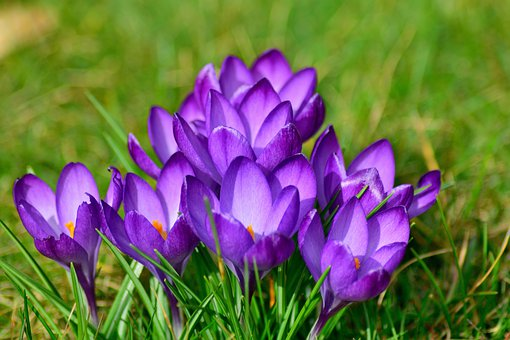
#> input picture Python/OpenCV/Photos/flower.jpg, 510 x 340 px
$ python test2.py
#> lines starting #> are read from the running program, lines starting #| are printed output that depends on the picture
import cv2
import numpy as np
import matplotlib.pyplot as plt

def imageNev(im):
    h,w=im.shape
    newIm=np.zeros([h,w]).astype(np.uint8)

    for i in range(h):
        for j in range(w):
            newIm[i][j]=255-im[i][j]
    return(newIm)

def imagechannels(im):
    h,w,c=im.shape
    rIm=np.zeros([h,w]).astype(np.uint8)
    gIm=np.zeros([h,w]).astype(np.uint8)
    bIm=np.zeros([h,w]).astype(np.uint8)

    for i in range(h):
        for j in range(w):
            rIm[i][j]=im[i][j][2]
            gIm[i][j]=im[i][j][1]
            bIm[i][j]=im[i][j][0]
    return rIm, gIm, bIm

im1=plt.imread('Photos/flower.jpg',1)
#> im1 is the input picture: shape (340, 510, 3); mean R, G, B 109.1, 107, 84.8
im2=cv2.imread('Photos/flower.jpg',0)
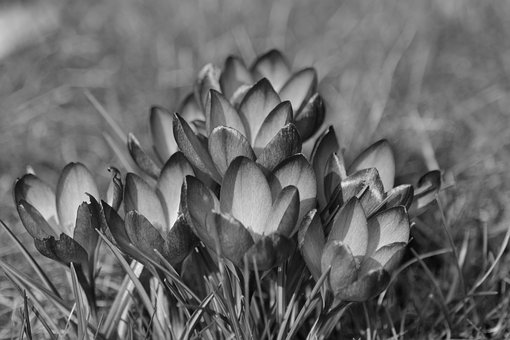
#> im2: shape (340, 510); min 0, max 255, mean 105
im3=imageNev(im2)
#> after the loop in imageNev, `for i in range(h):`:
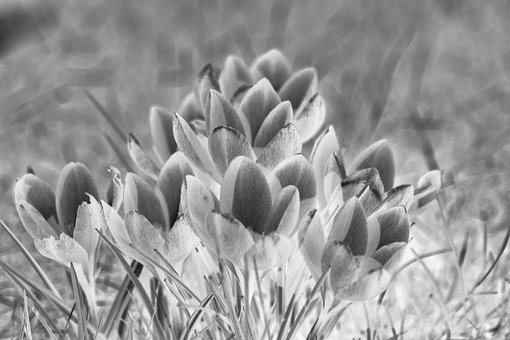
#> newIm: shape (340, 510); min 0, max 255, mean 150
im4, im5, im6=imagechannels(im1)
#> after the loop in imagechannels, `for i in range(h):`:
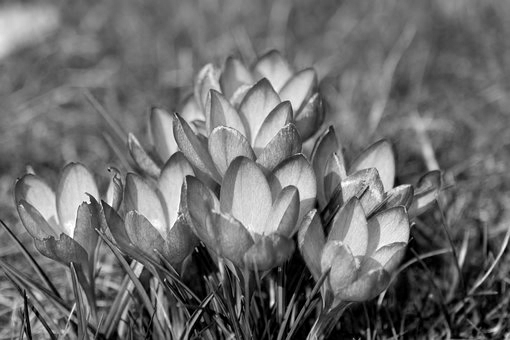
#> bIm: shape (340, 510); min 0, max 255, mean 109.1
#> after the loop in imagechannels, `for i in range(h):`:
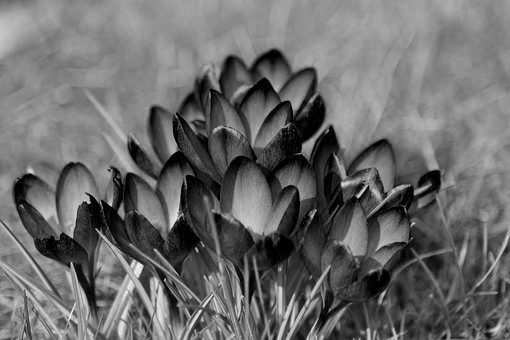
#> gIm: shape (340, 510); min 0, max 255, mean 107
#> after the loop in imagechannels, `for i in range(h):`:
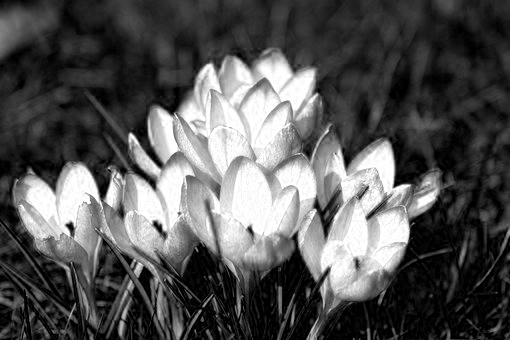
#> rIm: shape (340, 510); min 0, max 255, mean 84.8

fig, axs=plt.subplots(2,3)

axs[0,0].imshow(im1)
axs[0,0].set_title('ACTUAL COLOR IMAGE IMAGE')
axs[0,1].imshow(im2,cmap='gray')
axs[0,1].set_title('GRAY IMAGE')
axs[0,2].imshow(im3)
axs[0,2].set_title('NEGATIVE IMAGE')

axs[1,0].imshow(im4)
axs[1,0].set_title('RED CHANNEL IMAGE')
axs[1,1].imshow(im5)
axs[1,1].set_title('GREEN CHANNEL IMAGE')
axs[1,2].imshow(im6)
axs[1,2].set_title('BLUE CHANNEL IMAGE')
plt.waitforbuttonpress()

$ run again, with Python/OpenCV/Photos/landscape.jpg copied over Python/OpenCV/Photos/flower.jpg
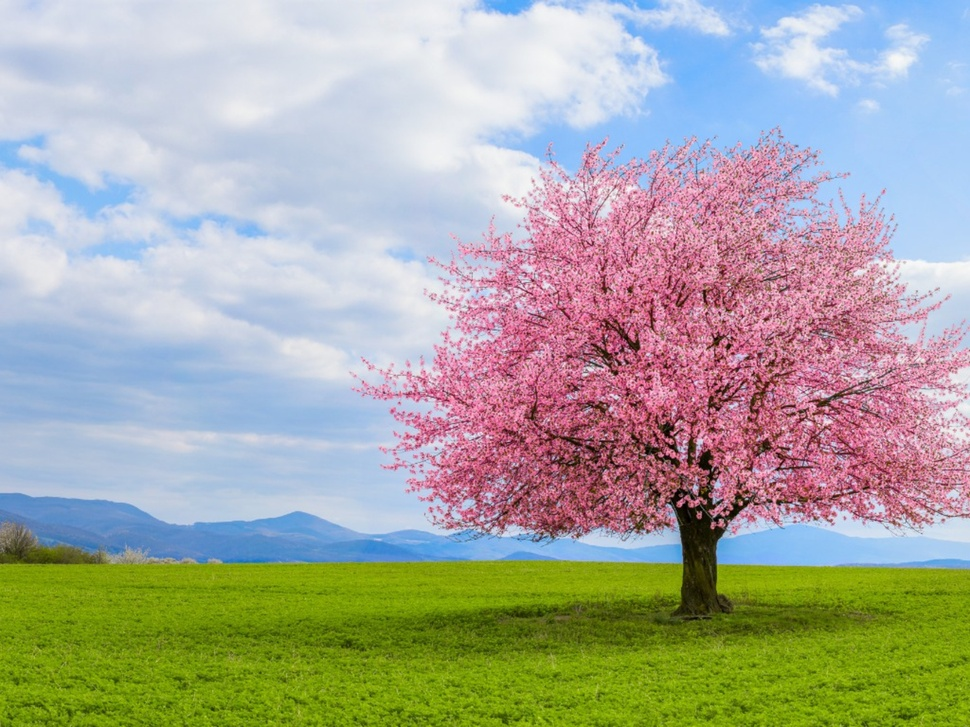
#> input picture Python/OpenCV/Photos/landscape.jpg, 970 x 727 px, shrunk from 1600 x 1200 before the run
#> im1 is the input picture: shape (727, 970, 3); mean R, G, B 168.1, 169.3, 159
#> after the loop in imagechannels, `for i in range(h):`:
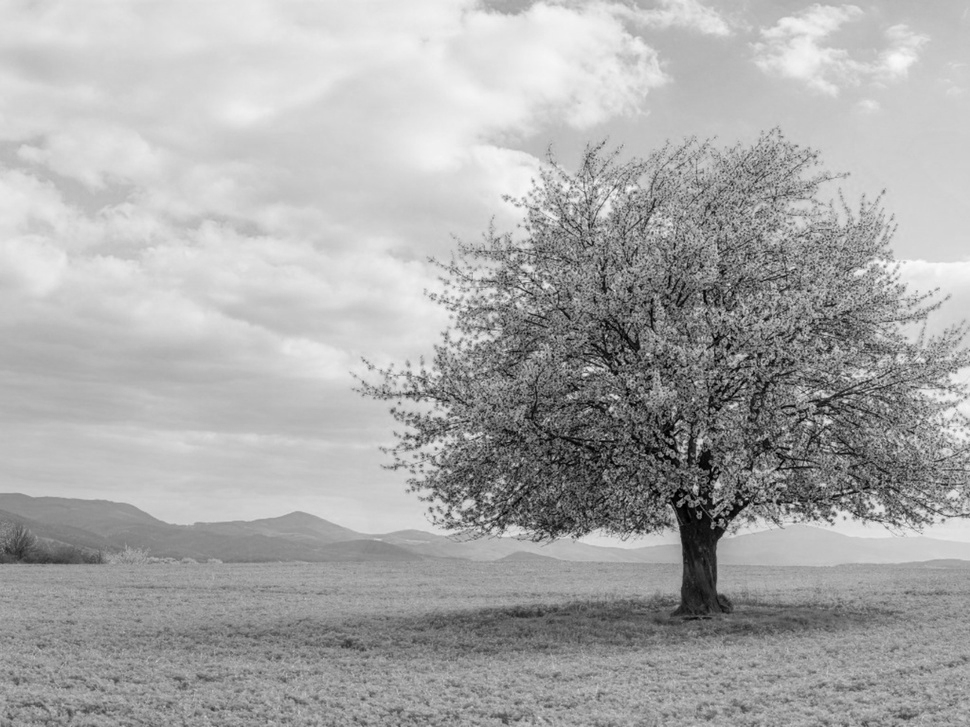
#> gIm: shape (727, 970); min 0, max 250, mean 169.3
#> after the loop in imagechannels, `for i in range(h):`:
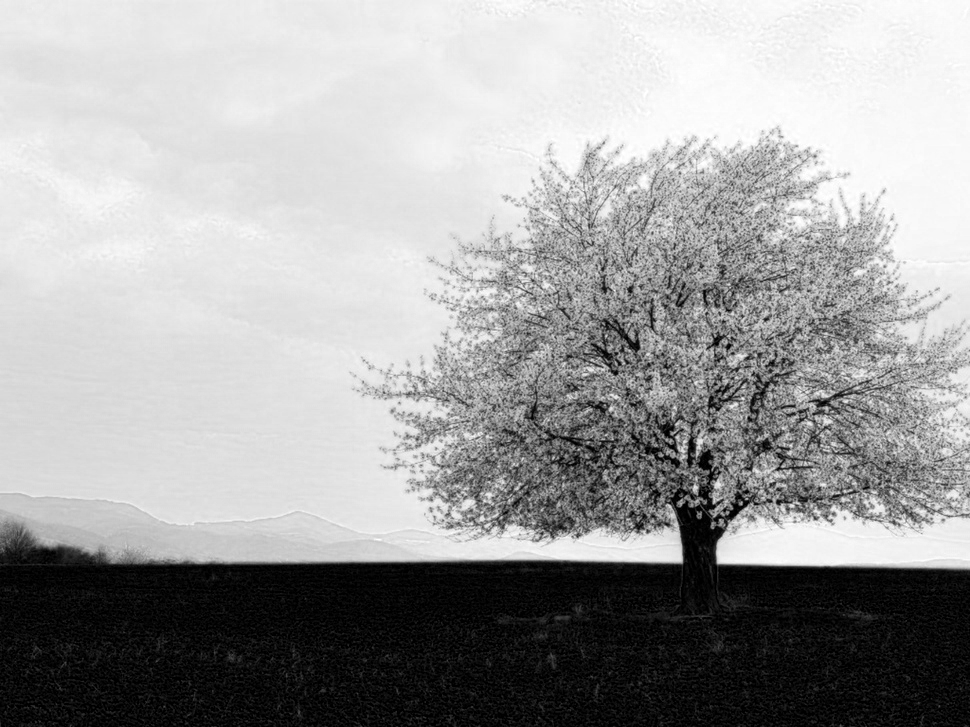
#> rIm: shape (727, 970); min 0, max 255, mean 159
